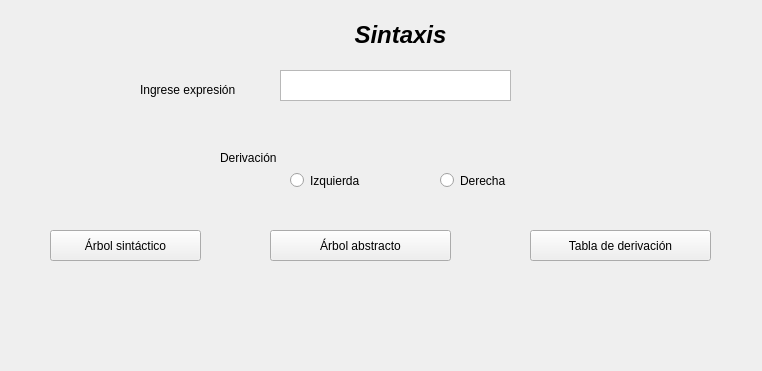
<?xml version="1.0" encoding="UTF-8"?>
<ui version="4.0">
 <!-- Define la clase principal del formulario -->
 <class>Form</class>
 <widget class="QWidget" name="Form">
  <!-- Establece las dimensiones de la ventana -->
  <property name="geometry">
   <rect>
    <x>0</x> <!-- Coordenada X inicial de la ventana -->
    <y>0</y> <!-- Coordenada Y inicial de la ventana -->
    <width>762</width> <!-- Ancho de la ventana -->
    <height>371</height> <!-- Altura de la ventana -->
   </rect>
  </property>
  <!-- Define el título de la ventana -->
  <property name="windowTitle">
   <string>Form</string>
  </property>
  <!-- Etiqueta para mostrar el título "Sintaxis" -->
  <widget class="QLabel" name="labelSintaxis">
   <property name="geometry">
    <rect>
     <x>270</x> <!-- Posición X de la etiqueta -->
     <y>10</y> <!-- Posición Y de la etiqueta -->
     <width>261</width> <!-- Ancho de la etiqueta -->
     <height>51</height> <!-- Altura de la etiqueta -->
    </rect>
   </property>
   <!-- Texto en formato HTML para estilo del título -->
   <property name="text">
    <string>&lt;html&gt;&lt;head/&gt;&lt;body&gt;&lt;p align=&quot;center&quot;&gt;&lt;span style=&quot; font-size:18pt; font-weight:600; font-style:italic;&quot;&gt;Sintaxis&lt;/span&gt;&lt;/p&gt;&lt;/body&gt;&lt;/html&gt;</string>
   </property>
  </widget>
  <!-- Botón que genera un árbol sintáctico -->
  <widget class="QPushButton" name="buttonSintactico">
   <property name="geometry">
    <rect>
     <x>50</x> <!-- Posición X del botón -->
     <y>230</y> <!-- Posición Y del botón -->
     <width>151</width> <!-- Ancho del botón -->
     <height>31</height> <!-- Altura del botón -->
    </rect>
   </property>
   <!-- Texto del botón -->
   <property name="text">
    <string>Árbol sintáctico</string>
   </property>
  </widget>
  <!-- Etiqueta que indica dónde ingresar la expresión -->
  <widget class="QLabel" name="labelExpresion">
   <property name="geometry">
    <rect>
     <x>140</x>
     <y>80</y>
     <width>121</width>
     <height>20</height>
    </rect>
   </property>
   <property name="text">
    <string>Ingrese expresión</string>
   </property>
  </widget>
  <!-- Campo de texto para ingresar la expresión -->
  <widget class="QTextEdit" name="textExpresion">
   <property name="geometry">
    <rect>
     <x>280</x>
     <y>70</y>
     <width>231</width>
     <height>31</height>
    </rect>
   </property>
  </widget>
  <!-- Etiqueta para seleccionar la derivación -->
  <widget class="QLabel" name="labelDerivacion">
   <property name="geometry">
    <rect>
     <x>220</x>
     <y>150</y>
     <width>81</width>
     <height>16</height>
    </rect>
   </property>
   <property name="text">
    <string>Derivación</string>
   </property>
  </widget>
  <!-- Botón de opción para derivación a la izquierda -->
  <widget class="QRadioButton" name="radioButtonIzq">
   <property name="geometry">
    <rect>
     <x>290</x>
     <y>160</y>
     <width>111</width>
     <height>41</height>
    </rect>
   </property>
   <property name="text">
    <string>Izquierda</string>
   </property>
  </widget>
  <!-- Botón de opción para derivación a la derecha -->
  <widget class="QRadioButton" name="radioButtonDer">
   <property name="geometry">
    <rect>
     <x>440</x>
     <y>160</y>
     <width>141</width>
     <height>41</height>
    </rect>
   </property>
   <property name="text">
    <string>Derecha</string>
   </property>
  </widget>
  <!-- Botón que genera un árbol abstracto -->
  <widget class="QPushButton" name="buttonSintactico_2">
   <property name="geometry">
    <rect>
     <x>270</x>
     <y>230</y>
     <width>181</width>
     <height>31</height>
    </rect>
   </property>
   <property name="text">
    <string>Árbol abstracto</string>
   </property>
  </widget>
  <!-- Botón que genera una tabla de derivación -->
  <widget class="QPushButton" name="buttonSintactico_3">
   <property name="geometry">
    <rect>
     <x>530</x>
     <y>230</y>
     <width>181</width>
     <height>31</height>
    </rect>
   </property>
   <property name="text">
    <string>Tabla de derivación</string>
   </property>
  </widget>
 </widget>
 <!-- Sección reservada para incluir recursos adicionales -->
 <resources/>
 <!-- Sección reservada para conectar señales y slots -->
 <connections/>
</ui>
